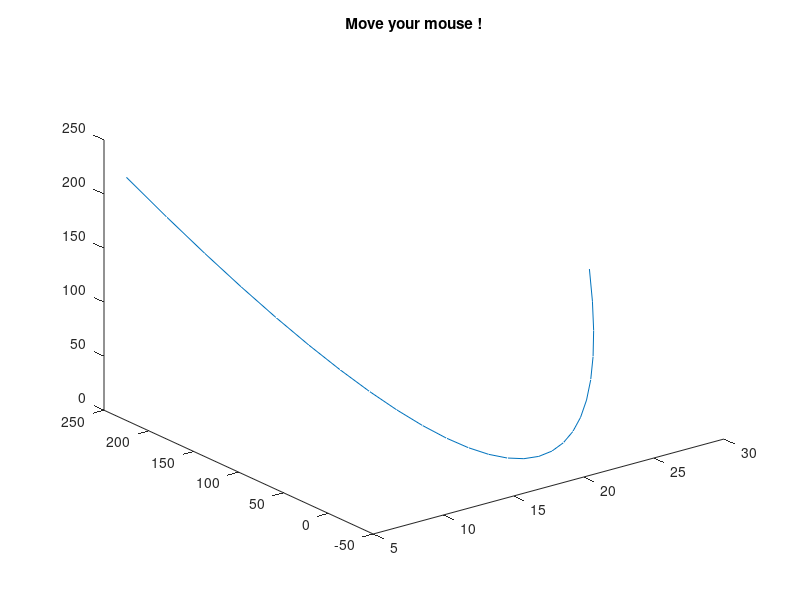

Reproduce this figure in MATLAB.
function tmouse(action)
 
global h
if nargin == 0, action = 'start'; end
switch(action)
    case 'start',
        x=5:30;
        y=x.^2-40.*x+400;
        z=x.^2-40.*x+400;
        plot3(x,y,z);
        axis([5,30,-50,250]);
        title('Move your mouse !'); 
        set(gcf,'WindowButtonMotionFcn','tmouse move');
        h = text(2,-80,' ');
  case 'move',
        currPt = get(gca, 'CurrentPoint');
        x = currPt(1,1);
        y = currPt(1,2);
        set(h,'String',[num2str(x),',',num2str(y)]);
 end